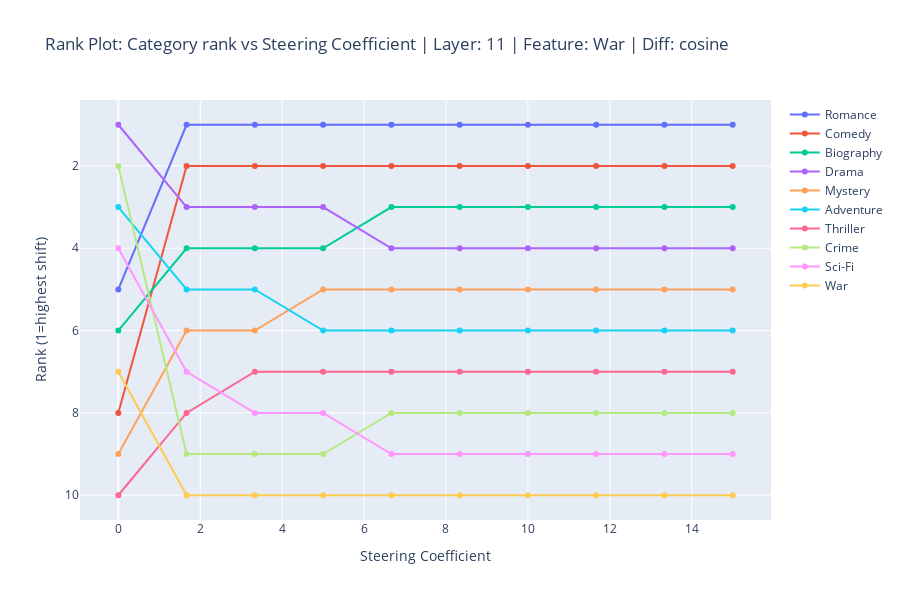

Notebook code cell kept with this figure:
### Markdown cell above
`plot_rank_plot` visualizes the change in category shifts across different steering vectors. Rank 1 indicates the category with the highest shift (i.e. the category thats distance to the steering vector changed the most after vs. before steering).
- `category_shifts` is a dictionary with all the shifts for each category across the steering coefficients. This is calculated from `plot_change_in_top_shift`.
- `steering_coefficients` is the list of steering_coefficients for which we calculated the `category_shifts``
- `info_string` is what will be displayed in the title of the plot to keep track of the selected parameters for that plot.

### Code cell
info_string = f'Layer: {layer_to_steer} | Feature: {feature} | Diff: {type}'
plot_rank_plot(category_shifts, steering_coefficients, info_string)

### Figure 1 — Plotly figure (JSON) as saved in the notebook; plotly's stock layout.template omitted (floating-point values rounded to 4 significant figures)
{"data": [{"line": {"width": 2}, "marker": {"size": 6}, "mode": "lines+markers", "name": "Romance", "type": "scatter", "x": [0.0, 1.667, 3.333, 5.0, 6.667, 8.333, 10.0, 11.67, 13.33, 15.0], "y": [5, 1, 1, 1, 1, 1, 1, 1, 1, 1]}, {"line": {"width": 2}, "marker": {"size": 6}, "mode": "lines+markers", "name": "Comedy", "type": "scatter", "x": [0.0, 1.667, 3.333, 5.0, 6.667, 8.333, 10.0, 11.67, 13.33, 15.0], "y": [8, 2, 2, 2, 2, 2, 2, 2, 2, 2]}, {"line": {"width": 2}, "marker": {"size": 6}, "mode": "lines+markers", "name": "Biography", "type": "scatter", "x": [0.0, 1.667, 3.333, 5.0, 6.667, 8.333, 10.0, 11.67, 13.33, 15.0], "y": [6, 4, 4, 4, 3, 3, 3, 3, 3, 3]}, {"line": {"width": 2}, "marker": {"size": 6}, "mode": "lines+markers", "name": "Drama", "type": "scatter", "x": [0.0, 1.667, 3.333, 5.0, 6.667, 8.333, 10.0, 11.67, 13.33, 15.0], "y": [1, 3, 3, 3, 4, 4, 4, 4, 4, 4]}, {"line": {"width": 2}, "marker": {"size": 6}, "mode": "lines+markers", "name": "Mystery", "type": "scatter", "x": [0.0, 1.667, 3.333, 5.0, 6.667, 8.333, 10.0, 11.67, 13.33, 15.0], "y": [9, 6, 6, 5, 5, 5, 5, 5, 5, 5]}, {"line": {"width": 2}, "marker": {"size": 6}, "mode": "lines+markers", "name": "Adventure", "type": "scatter", "x": [0.0, 1.667, 3.333, 5.0, 6.667, 8.333, 10.0, 11.67, 13.33, 15.0], "y": [3, 5, 5, 6, 6, 6, 6, 6, 6, 6]}, {"line": {"width": 2}, "marker": {"size": 6}, "mode": "lines+markers", "name": "Thriller", "type": "scatter", "x": [0.0, 1.667, 3.333, 5.0, 6.667, 8.333, 10.0, 11.67, 13.33, 15.0], "y": [10, 8, 7, 7, 7, 7, 7, 7, 7, 7]}, {"line": {"width": 2}, "marker": {"size": 6}, "mode": "lines+markers", "name": "Crime", "type": "scatter", "x": [0.0, 1.667, 3.333, 5.0, 6.667, 8.333, 10.0, 11.67, 13.33, 15.0], "y": [2, 9, 9, 9, 8, 8, 8, 8, 8, 8]}, {"line": {"width": 2}, "marker": {"size": 6}, "mode": "lines+markers", "name": "Sci-Fi", "type": "scatter", "x": [0.0, 1.667, 3.333, 5.0, 6.667, 8.333, 10.0, 11.67, 13.33, 15.0], "y": [4, 7, 8, 8, 9, 9, 9, 9, 9, 9]}, {"line": {"width": 2}, "marker": {"size": 6}, "mode": "lines+markers", "name": "War", "type": "scatter", "x": [0.0, 1.667, 3.333, 5.0, 6.667, 8.333, 10.0, 11.67, 13.33, 15.0], "y": [7, 10, 10, 10, 10, 10, 10, 10, 10, 10]}], "layout": {"height": 600, "showlegend": true, "title": {"text": "Rank Plot: Category rank vs Steering Coefficient | Layer: 11 | Feature: War | Diff: cosine"}, "width": 900, "xaxis": {"title": {"text": "Steering Coefficient"}}, "yaxis": {"autorange": "reversed", "title": {"text": "Rank (1=highest shift)"}}}}
